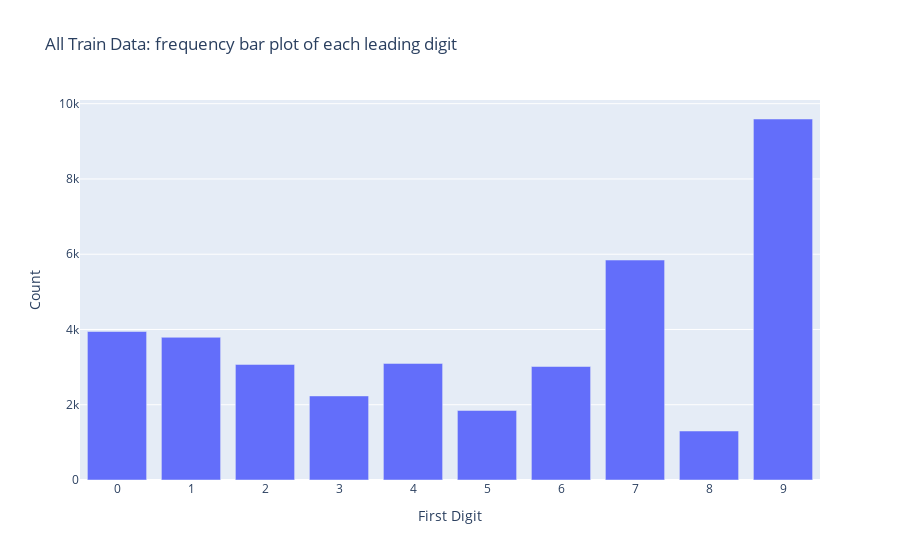

Notebook source saved alongside this figure:
### Code cell
fig = go.Figure()
fig.add_trace(
    go.Bar(
        x = pd.Series(y_train).value_counts().index,
        y=pd.Series(y_train).value_counts()
    )
)
fig.update_layout(
title = 'All Train Data: frequency bar plot of each leading digit',
    yaxis_title = 'Count',
    xaxis_title = 'First Digit'
)
fig.update_xaxes(tickvals=list(sorted(pd.Series(y_train).unique())))
fig.show()

### Figure 1 — Plotly figure (JSON) as saved in the notebook; plotly's stock layout.template omitted (floating-point values rounded to 4 significant figures)
{"data": [{"type": "bar", "x": ["9", "7", "0", "1", "4", "2", "6", "3", "5", "8"], "y": [9593, 5845, 3946, 3792, 3098, 3071, 3016, 2234, 1848, 1302]}], "layout": {"title": {"text": "All Train Data: frequency bar plot of each leading digit"}, "xaxis": {"tickvals": ["0", "1", "2", "3", "4", "5", "6", "7", "8", "9"], "title": {"text": "First Digit"}}, "yaxis": {"title": {"text": "Count"}}}}
